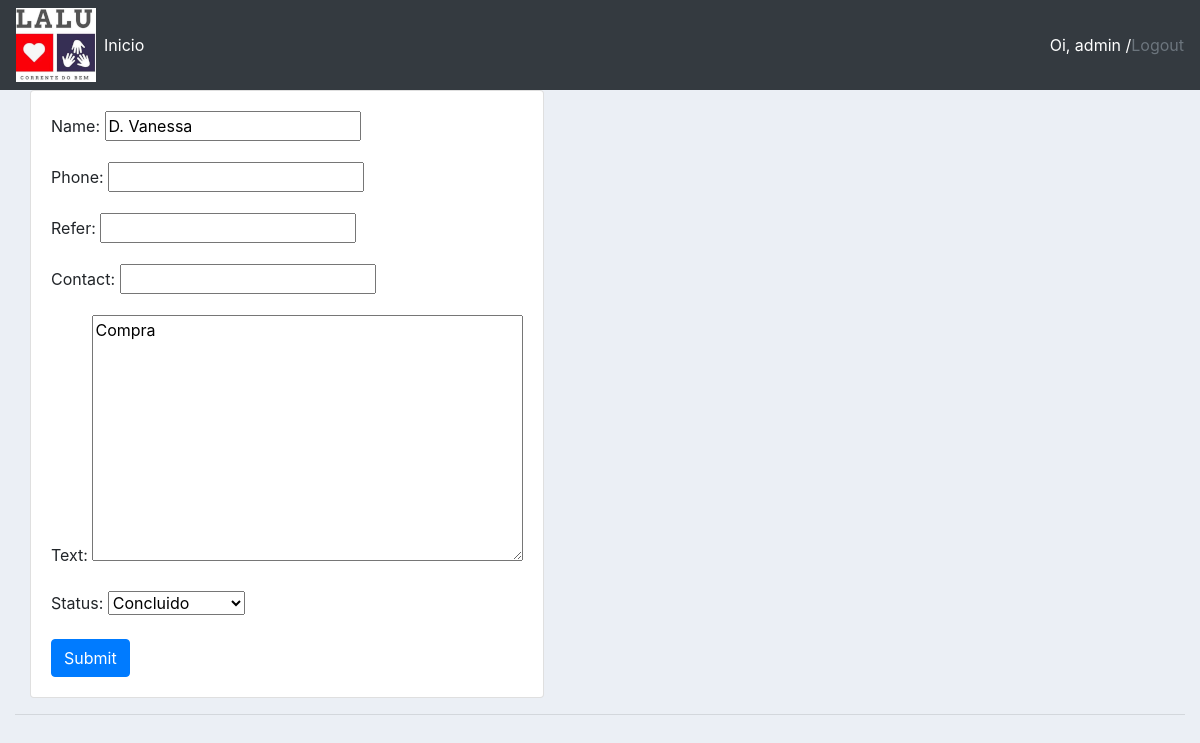
The app's page /update_customer/7/ (signed in) with its own data.
### crm/models.py (models this page shows, shortened)
class Customer(models.Model):
    STATUS = (
        ('Pendente', 'Pendente'),
        ('Em Andamento', 'Em Andamento'),
        ('Concluido', 'Concluido'),
    )
    name = models.CharField(max_length=200, null=True)
    phone = models.CharField(max_length=15, null=True)
    date_created = models.DateTimeField(auto_now_add=True, null=True, blank=False)
    refer = models.CharField(max_length=20, null=True, blank=False)
    contact = models.CharField(max_length=20, null=True, blank=False)
    text = models.TextField(null=True, blank=False)
    status = models.CharField(max_length=200, null=True, choices=STATUS)

### crm/views.py (the view)
# urls.py: path('update_customer/<str:pk>/', views.updateCustomer, name='update_customer'),
@staff_member_required
def updateCustomer(request, pk):
    customer = Customer.objects.get(id=pk)
    form = CustomerForm(instance=customer)
    if request.method == 'POST':
        form = CustomerForm(request.POST, instance=customer)
        if form.is_valid():
            form.save()
            return redirect('/')
    context = {'form': form}
    return render(request, 'crm/customer_form.html', context)

### crm/forms.py
class CustomerForm(ModelForm):
    class Meta:
        model = Customer
        fields = '__all__'

### crm/templates/crm/customer_form.html (shortened to what this page needs)
{%  extends 'crm/main.html' %}
{% load static %}
{% block content %}
<div class="container">
<div class="row">
	<div class="col-lg-">
		<div class="card card-body">
			<form action="" method="POST">
				{{ form.as_p}}
				<input class="btn btn-primary"  type="submit" name="Submit">
			</form>
		</div>
	</div>
</div>
{% endblock %}

### crm/templates/crm/navbar.html (shortened to what this page needs)
{% load static %}
<nav class="navbar navbar-expand-lg navbar-dark bg-dark">
  <img src="{% static 'imagens/logo.png' %}">
  <div class="collapse navbar-collapse" id="navbarNav">
    <ul class="navbar-nav">
      <li class="nav-item active">
        <a class="nav-link" href="{% url 'home' %}">Inicio</a>
      </li>
    </ul>
  </div>
  <span><a class="text-white "> Oi, {{request.user }} /  </a></span>
  <span><a  class="text-muted" href=" {% url 'logout' %}"> Logout</a></span>
</nav>

### static/css/main.css (style rules this page uses)
body { background-color: #ebeff5; }

### records on screen
Customer: name "D. Vanessa", text "Compra", status "Concluido"

### other values on screen
{{ request.user }} "admin"
